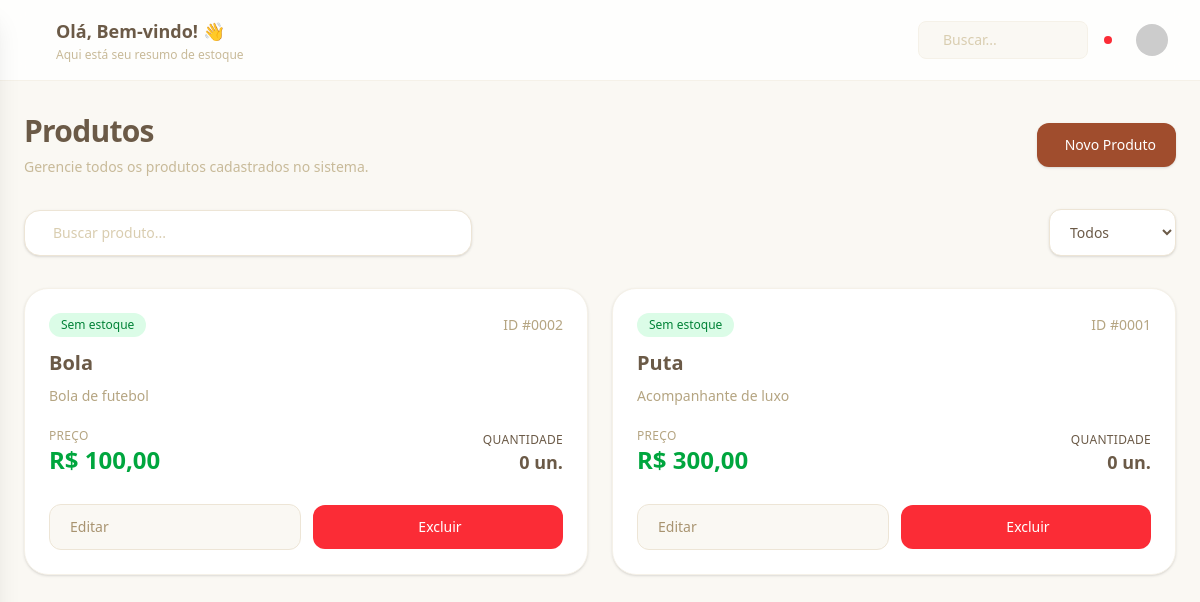
The page /produtos/ on the database as committed earlier.
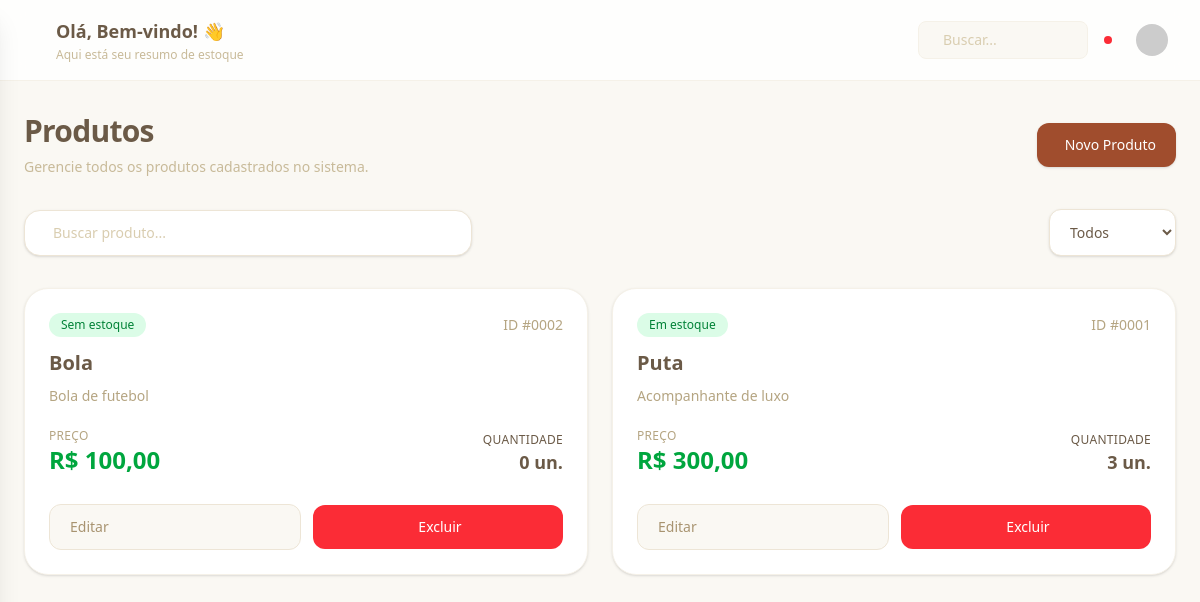
The same page on the database as committed later.
### website/models.py (models this page shows, shortened)
class Produto(models.Model):
    nome = models.CharField(max_length=100)
    descricao = models.TextField()
    preco = models.DecimalField(max_digits=10, decimal_places=2)
    quantidade = models.IntegerField(default=0)
    quantidade_minima = models.IntegerField(default=15)
    categoria = models.ForeignKey(
        Categoria,
        on_delete=models.CASCADE,
        related_name='produtos'
    )
    fornecedor = models.ForeignKey(
        Fornecedor,
        on_delete=models.SET_NULL,
        null=True,
        blank=True,
        related_name='produtos'
    )

### website/views.py (the view)
# urls.py: path("produtos/", ProdutosPageView.as_view(), name="produtos"),
class ProdutosPageView(DashboardContextMixin, TemplateView):
    template_name = "produtos.html"
    def get_context_data(self, **kwargs):
        context = super().get_context_data(**kwargs)
        context["produtos"] = (
            Produto.objects
            .select_related("categoria", "fornecedor")
            .order_by("nome")
        )
        return context

### website/context_processors.py (called while the page is built)
def navigation(request):
    match = getattr(request, "resolver_match", None)
    name = (match.url_name or "") if match else ""
    section = ""
    if name in ("painel",):
        section = "painel"
    elif name in ("produtos", "create_produto", "create_categoria"):
        section = "produtos"
    elif name in ("estoque", "create_estoque", "create_movimentacao"):
        section = "estoque"
    elif name in ("relatorios", "relatorio"):
        section = "relatorios"
    elif name in ("configuracoes", "perfil", "create_fornecedor"):
        section = "configuracoes"
    elif name in ("contato",):
        section = "contato"
    return {"nav_section": section}

### website/templatetags/static_extras.py (called while the page is built)
def _resolve_local_path(path: str) -> Path | None:
    for static_dir in getattr(settings, "STATICFILES_DIRS", []):
        candidate = Path(static_dir) / path
        if candidate.is_file():
            return candidate
    return None

@register.simple_tag
def static_v(path: str) -> str:
    url = static(path)
    local_path = _resolve_local_path(path)
    if local_path is None:
        return url
    version = int(local_path.stat().st_mtime)
    separator = "&" if "?" in url else "?"
    return f"{url}{separator}v={version}"

### website/views.py (called while the page is built)
    def get_dashboard_context(self):
        total = (
            Produto.objects.annotate(
                subtotal=F("quantidade") * F("preco")
            ).aggregate(
                total=Sum("subtotal")
            )["total"]
        )
        estoque_baixo = Produto.objects.filter(
            quantidade__gt=0,
            quantidade__lte=F("quantidade_minima")
        )
        em_estoque = Produto.objects.filter(
            quantidade__gt=0
        )
        return {
            "produtos_count": Produto.objects.count(),
            "sem_estoque_count": Produto.objects.filter(
                quantidade=0
            ).count(),
            "estoque_baixo_count": estoque_baixo.count(),
            "estoque_baixo": estoque_baixo,
            "em_estoque_count": em_estoque.count(),
            "em_estoque": em_estoque,
            "valor_total": total or Decimal("0"),
        }

    def get_context_data(self, **kwargs):
        context = super().get_context_data(**kwargs)
        context.update(self.get_dashboard_context())
        return context

### website/templates/produtos.html (shortened to what this page needs)
{% extends "base.html" %}
{% block content %}
<div class="space-y-8">
    <div class="flex flex-col gap-4 lg:flex-row lg:items-center lg:justify-between">
        <div>
            <h1 class="text-3xl font-bold tracking-tight text-sand-900">
                Produtos
            </h1>
            <p class="mt-2 text-sm text-sand-500">
                Gerencie todos os produtos cadastrados no sistema.
            </p>
        </div>
        <a
            href="{% url 'create_produto' %}"
            class="btn-primary
                inline-flex items-center gap-2
                rounded-xl
                bg-stone-700
                px-5 py-3
                text-sm font-medium text-white
                shadow-sm
                transition-all duration-200
                hover:-translate-y-0.5
                hover:bg-stone-800
                hover:shadow-lg
            "
        >
            Novo Produto
        </a>
    </div>
    <div class="flex flex-col gap-4 lg:flex-row lg:items-center lg:justify-between">
        <div class="
            flex items-center gap-3
            rounded-2xl
            border border-sand-200
            bg-white
            px-4 py-3
            shadow-sm
            w-full lg:max-w-md
        ">
            <input
                type="text"
                placeholder="Buscar produto..."
                class="
                    w-full
                    bg-transparent
                    text-sm
                    outline-none
                    placeholder:text-sand-400
                "
            >
        </div>
        <select class="
            rounded-xl
            border border-sand-200
            bg-white
            px-4 py-3
            text-sm
            shadow-sm
            outline-none
            transition-all
            focus:border-stone-500
        ">
            <option>Todos</option>
        </select>
    </div>
    <div class="grid grid-cols-1 gap-6 md:grid-cols-2 xl:grid-cols-3">
        {% for produto in produtos %}
        <div class="
            group
            overflow-hidden
            rounded-3xl
            border border-sand-100
            bg-white
            shadow-sm
            transition-all duration-300
            hover:-translate-y-1
            hover:shadow-xl
        ">
            <div class="space-y-5 p-6">
                <div>
                    <div class="mb-3 flex items-center justify-between">
                        <span class="
                            rounded-full
                            bg-green-100
                            px-3 py-1
                            text-xs font-medium
                            text-green-700
                        ">
                        {% if produto.quantidade > 0 %}
                        Em estoque
                    {% else %}
                        Sem estoque
                    {% endif %}
                        </span>
                        <span class="text-sm text-sand-600">
                            ID #{{ produto.pk|stringformat:"04d" }}
                        </span>
                    </div>
                    <h2 class="
                        text-xl font-bold
                        text-sand-900
                        transition-colors
                        group-hover:text-stone-700
                    ">
                    {{ produto.nome }}
                    </h2>
                    <p class="mt-2 text-sm leading-relaxed text-sand-600">
                        {{ produto.descricao }}
                    </p>
                </div>
                <div class="flex items-end justify-between">
                    <div>
                        <p class="text-xs uppercase tracking-wide text-sand-600">
                            Preço
                        </p>
                        <h3 class="text-2xl font-bold text-green-600">
                            R$ {{ produto.preco|floatformat:2 }}
                        </h3>
                    </div>
                    <div class="text-right">
                        <p class="text-xs uppercase tracking-wide text-sand-900">
                            Quantidade
                        </p>
                        <h3 class="text-lg font-semibold text-sand-900">
                            {{ produto.quantidade }} un.
                        </h3>
                    </div>
                </div>
                <div class="flex items-center gap-3 pt-2">
                    <a href="{% url 'update_produto' produto.pk %}" class="
                        flex-1
                        rounded-xl
                        border border-sand-200
                        bg-sand-50
                        px-4 py-3
                        text-sm font-medium
                        text-sand-700
                        transition-all
                        hover:bg-sand-100
                    ">
                        Editar
                    </a>
                    <button class="
                        flex-1
                        rounded-xl
                        bg-red-500
                        px-4 py-3
                        text-sm font-medium
                        text-white
                        transition-all
                        hover:bg-red-600
                    ">
                        Excluir
                    </button>
                </div>
            </div>
        </div>
        {% endfor %}
    </div>
</div>
{% endblock %}

### website/templates/base.html (shortened to what this page needs)
{% load static static_extras %}
<!DOCTYPE html>
<html lang="pt-BR" class="scroll-smooth">
<head>
    <link rel="stylesheet" href="{% static_v 'css/style.css' %}">
</head>
<body class="bg-sand-50 text-sand-900 font-sans antialiased transition-colors duration-300">
    <div id="app" class="flex min-h-screen">
        <main class="flex-1 flex flex-col">
            <header id="dashboard-header" class="sticky top-0 z-20 shrink-0 border-b border-sand-100 bg-white/80 backdrop-blur-md overflow-hidden max-h-48 transition-[max-height,opacity,border-color] duration-300 ease-in-out">
                <div class="flex min-h-14 items-center gap-3 px-4 py-3 sm:gap-4 sm:px-6 sm:py-4">
                    <button type="button" id="sidebar-menu-btn" class="btn-icon shrink-0 text-sand-900" aria-label="Abrir ou fechar menu" aria-expanded="false" aria-controls="sidebar">
                    </button>
                    <div class="min-w-0 flex-1 flex flex-col justify-center gap-0.5">
                        <h1 class="truncate text-base font-semibold text-sand-900 sm:text-lg">Olá, Bem-vindo! 👋</h1>
                        <p class="truncate text-xs text-sand-500">Aqui está seu resumo de estoque</p>
                    </div>
                    <div class="flex shrink-0 items-center gap-2 sm:gap-3">
                        <div class="hidden sm:flex items-center gap-2 px-4 py-2 bg-sand-50 rounded-lg border border-sand-100 focus-within:ring-2 focus-within:ring-stone-500 focus-within:border-transparent transition-all">
                            <input type="text" placeholder="Buscar..." class="bg-transparent border-none outline-none text-sm w-32 placeholder-sand-400">
                        </div>
                        <button type="button" class="btn-icon relative group">
                            <span class="absolute top-1 right-1 h-2 w-2 bg-red-500 rounded-full animate-pulse"></span>
                        </button>
                        <button type="button" class="btn-icon">
                            <img src="https://api.dicebear.com/7.x/avataaars/svg?seed=admin" alt="Avatar" class="h-8 w-8 rounded-full">
                        </button>
                    </div>
                </div>
            </header>
            <div id="main-scroll-region" class="flex-1 overflow-auto">
                <div class="px-6 py-8">
                    {% block content %}{% endblock %}
                </div>
            </div>
        </main>
    </div>
</body>
</html>

Rows that differ between the two databases and show on the page:
changed Produto "Puta": quantidade "0" → "3"; quantidade "Sem estoque" → "Em estoque"
